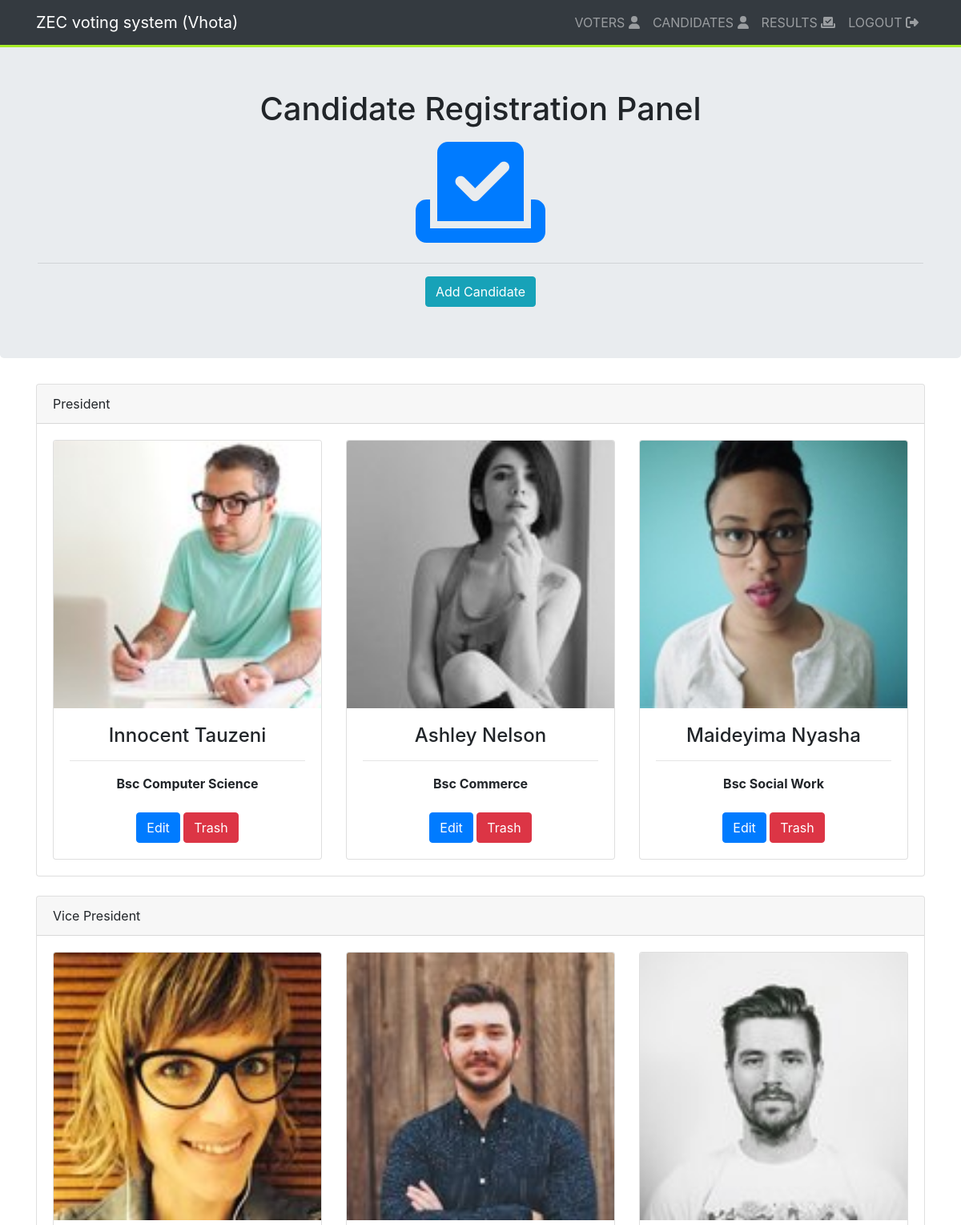
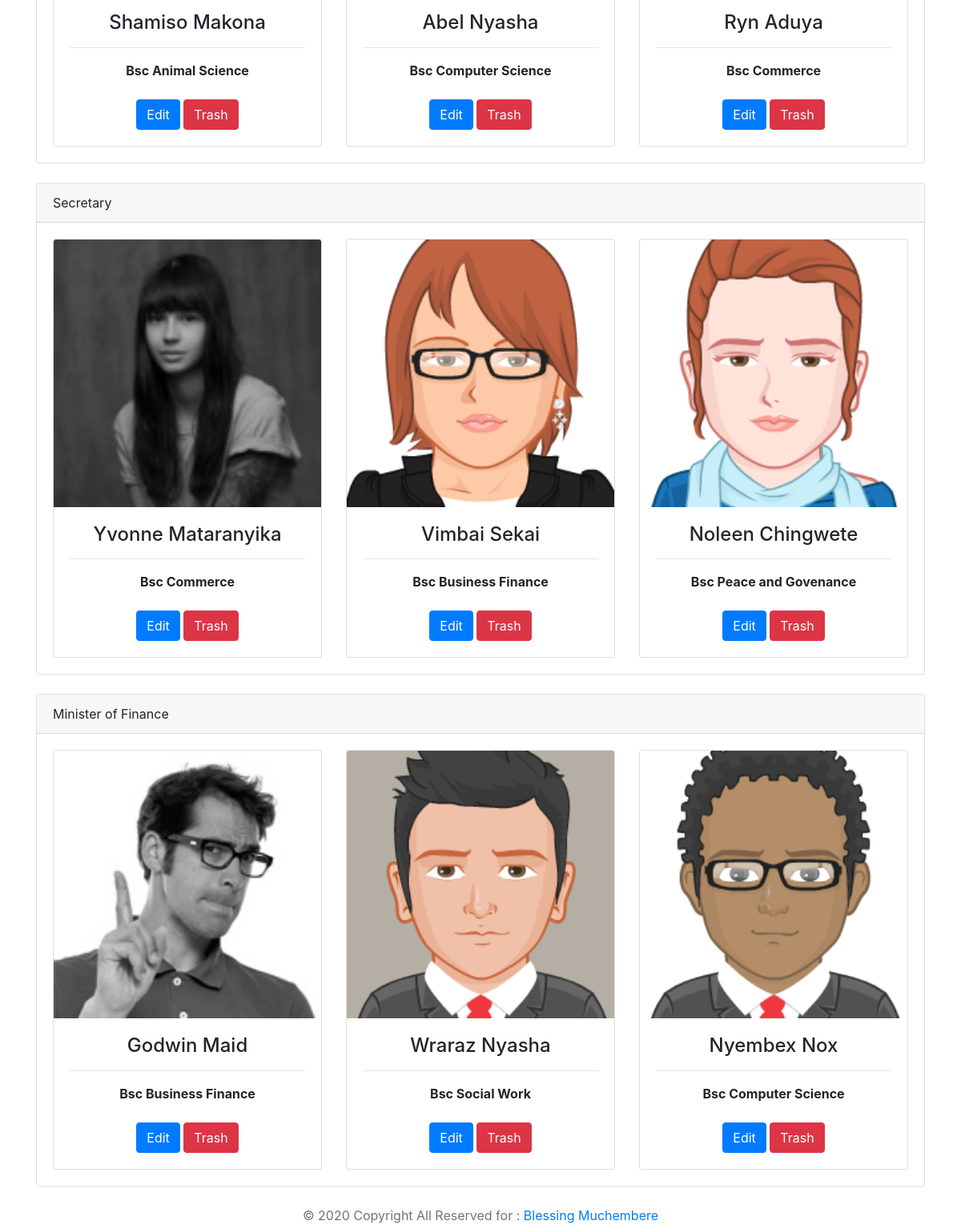
Page /Dash_Candidates.php (signed in) on the committed database (2 pictures, top to bottom).
### tables this page shows
CREATE TABLE `evocandidate` (
  `id` int(11) NOT NULL,
  `firstname` varchar(30) NOT NULL,
  `lastname` varchar(30) NOT NULL,
  `email` varchar(30) NOT NULL,
  `programme` varchar(30) NOT NULL,
  `gender` varchar(15) NOT NULL,
  `dob` varchar(30) NOT NULL,
  `address` varchar(330) NOT NULL,
  `phone` varchar(30) NOT NULL,
  `imageurl` text NOT NULL,
  `roleID` int(11) NOT NULL DEFAULT '0'
);

### classes/Database.php (called while the page is built, shortened)
<?php
class Database
{
    public function __construct()
    {
	    $host = 'localhost';
		$user = 'root';
		$pass = '';
		$db = 'evoteapp';
        try {
        	$this->conn = new PDO("mysql:host=$host;dbname=$db",$user,$pass);
        } catch (Exception $e) {
        	die(json_encode(array("message"=>"Cannot connect to DB", "response"=>false)));
        }
    }
}

### classes/Candidate.php (called while the page is built, shortened)
<?php
class Candidate{
    public  function getCandidatesPostionPresident()
    {
        $database = new Database();
        $role =1;
        $sql ="SELECT cd.id,CONCAT(cd.firstname,' ',cd.lastname) AS fullname,cd.programme,cd.gender,cd.phone,cd.imageurl,rol.id AS rolid,rol.code,rol.name FROM evocandidate cd INNER JOIN evoroles AS rol ON  cd.roleID = rol.id WHERE roleID =?";
        $stmt = $database->conn->prepare($sql);
        $stmt->execute(array($role));
        return $stmt->fetchAll(PDO::FETCH_ASSOC);
    }
    public  function getCandidatesPostionVicePresident()
    {
        $database = new Database();
        $role =2;
        $sql ="SELECT cd.id,CONCAT(cd.firstname,' ',cd.lastname) AS fullname,cd.programme,cd.gender,cd.phone,cd.imageurl,rol.id AS rolid,rol.code,rol.name FROM evocandidate cd INNER JOIN evoroles AS rol ON  cd.roleID = rol.id WHERE roleID =?";
        $stmt = $database->conn->prepare($sql);
        $stmt->execute(array($role));
        return $stmt->fetchAll(PDO::FETCH_ASSOC);
    }
    public  function getCandidatesPostionSecretary()
    {
        $database = new Database();
        $role =3;
        $sql ="SELECT cd.id,CONCAT(cd.firstname,' ',cd.lastname) AS fullname,cd.programme,cd.gender,cd.phone,cd.imageurl,rol.code,rol.id AS rolid,rol.name FROM evocandidate cd INNER JOIN evoroles AS rol ON  cd.roleID = rol.id WHERE roleID =?";
        $stmt = $database->conn->prepare($sql);
        $stmt->execute(array($role));
        return $stmt->fetchAll(PDO::FETCH_ASSOC);
    }
    public  function getCandidatesPostionFinance()
    {
        $database = new Database();
        $role =4;
        $sql ="SELECT cd.id,CONCAT(cd.firstname,' ',cd.lastname) AS fullname,cd.programme,cd.gender,cd.phone,cd.imageurl,rol.id AS rolid,rol.code,rol.name FROM evocandidate cd INNER JOIN evoroles AS rol ON  cd.roleID = rol.id WHERE roleID =?";
        $stmt = $database->conn->prepare($sql);
        $stmt->execute(array($role));
        return $stmt->fetchAll(PDO::FETCH_ASSOC);
    }
}

### Dash_Candidates.php (the view, shortened to what this page needs)
<?php
$candidate = new Candidate();
$President = $candidate->getCandidatesPostionPresident();
$VicePresident = $candidate->getCandidatesPostionVicePresident();
$Secretary = $candidate->getCandidatesPostionSecretary();
$Finance = $candidate->getCandidatesPostionFinance();
?>
<!DOCTYPE html>
<html lang="en">
<head>
    <link rel="stylesheet" href="./css/bootstrap.min.css">
    <link rel="stylesheet" href="./css/all.min.css">
	<link rel="stylesheet" href="css/style.css">
</head>
<body>
<nav class="navbar navbar-expand-md navbar-dark fixed-top bg-dark">
    <div class="container">
    <a class="navbar-brand" href="Dashboard.php">ZEC voting system (Vhota) </a>
			<div class="collapse navbar-collapse" id="navbarCollapse">
                <ul class="navbar-nav ml-auto">
					<li class="nav-item">
						<a class="nav-link" href="Dash_Voters.php">VOTERS <i class="fa fa-user"></i></span></a>
					</li>
					<li class="nav-item">
						<a class="nav-link" href="Dash_Candidates.php">CANDIDATES <i class="fa fa-user"></i></a>
                    </li>
                    <li class="nav-item">
						<a class="nav-link" href="Dash_Results.php">RESULTS <i class="fa fa-vote-yea"></i></a>
					</li>
					<li class="nav-item">
						<a class="nav-link" href="logout.php">LOGOUT <i class="fa fa-sign-out-alt"></i></a>
					</li>
				</ul>
			</div>
    </div>
</nav>
<section class="mt-lg-5">
<div class="jumbotron mt-lg-5 text-center">
<div class="container">
   <h1>Candidate Registration Panel </h1> <i class="fa fa-vote-yea fa-9x text-primary"></i><hr>
   <button type="submit" class="btn btn-info" data-toggle="modal" data-target="#modal-primary">Add Candidate</button>
</div>
</div>
</section>
<section>
<div class="container">
	<div class="row">
		<div class="col-md-12">
			<div class="card">
				<div class="card-header">President</div>
				<div class="card-body">
					<div class="row">
				<?php if ($President ==true): ?>
                 <?php foreach ($President as $president): ?>
				<div class="col-md-4">
					<div class="card text-center">
						<img class="card-img-top" src="<?php echo $president['imageurl']; ?>" alt="Card image cap">
						<div class="card-body">
							<h4 class="card-title"><?php echo $president['fullname']; ?></h4><hr>
							<b><?php echo $president['programme']; ?></b><br><br>
							<a href="<?php echo $president['id']; ?>" class="btn btn-primary">Edit</a>
							<a href="<?php echo $president['id']; ?>" class="btn btn-danger">Trash</a>
						</div>
					</div>
				</div>
				<?php endforeach ?>
                    <?php endif ?>
			     </div>
				</div>
			</div>
		</div>
	</div><br>
            	<div class="row">
            		<div class="col-md-12">
            			<div class="card">
            				<div class="card-header">Vice President</div>
            				<div class="card-body">
            					<div class="row">
            				<?php if ($VicePresident ==true): ?>
                             <?php foreach ($VicePresident as $vpresident): ?>
            				<div class="col-md-4">
            					<div class="card text-center">
            						<img class="card-img-top" src="<?php echo $vpresident['imageurl']; ?>" alt="Card image cap">
            						<div class="card-body">
            							<h4 class="card-title"><?php echo $vpresident['fullname']; ?></h4><hr>
            							<b><?php echo $vpresident['programme']; ?></b><br><br>
            							<a href="<?php echo $vpresident['id']; ?>" class="btn btn-primary">Edit</a>
    							<a href="<?php echo $finance['id']; ?>" class="btn btn-danger">Trash</a>
            						</div>
            					</div>
            				</div>
            				<?php endforeach ?>
                                    	<?php endif ?>
            			     </div>
            				</div>
            			</div>
            		</div>
            	</div><br>
    	<div class="row">
    		<div class="col-md-12">
    			<div class="card">
    				<div class="card-header">Secretary</div>
    				<div class="card-body">
    					<div class="row">
    					<?php if ($Secretary ==true): ?>
                         <?php foreach ($Secretary as $secret): ?>
    				<div class="col-md-4">
    					<div class="card text-center">
    						<img class="card-img-top" src="<?php echo $secret['imageurl']; ?>" alt="Card image cap">
    						<div class="card-body">
    							<h4 class="card-title"><?php echo $secret['fullname']; ?></h4><hr>
    							<b><?php echo $secret['programme']; ?></b><br><br>
    							<a href="<?php echo $secret['id']; ?>" class="btn btn-primary">Edit</a>
    							<a href="<?php echo $finance['id']; ?>" class="btn btn-danger">Trash</a>
    						</div>
    					</div>
    				</div>
    					<?php endforeach ?>
                    	<?php endif ?>
    			     </div>
    				</div>
    			</div>
    		</div>
    	</div><br>
    	<div class="row">
    		<div class="col-md-12">
    			<div class="card">
    				<div class="card-header">Minister of Finance</div>
    				<div class="card-body">
    					<div class="row">
    					<?php if ($Finance ==true): ?>
                         <?php foreach ($Finance as $finance): ?>
    				<div class="col-md-4">
    					<div class="card text-center">
    						<img class="card-img-top" src="<?php echo $finance['imageurl']; ?>" alt="Card image cap">
    						<div class="card-body">
    							<h4 class="card-title"><?php echo $finance['fullname']; ?></h4><hr>
    							<b><?php echo $finance['programme']; ?></b><br><br>
    							<a href="<?php echo $finance['id']; ?>" class="btn btn-primary">Edit</a>
    							<a href="<?php echo $finance['id']; ?>" class="btn btn-danger">Trash</a>
    						</div>
    					</div>
    				</div>
                    <?php endforeach ?>
                    <?php endif ?>
    			     </div>
    				</div>
    			</div>
    		</div>
    	</div><br>
</div>
</section>
<section class="text-center">
<footer class="footer">
			<div class="container">
				<span class="text-muted">&copy 2020 Copyright All Reserved for : <a href="https://www.telthemweb.co.zw">Blessing Muchembere</a></span>
			</div>
		</footer>
</section>
</body>
</html>

### css/style.css (style rules this page uses)
.navbar { border-bottom: 3px solid #a8ec28 !important; }

### rows in the picture
evocandidate: imageurl (picture), fullname "Innocent Tauzeni", programme "Bsc Computer Science"
evocandidate: imageurl (picture), fullname "Ashley Nelson", programme "Bsc Commerce"
evocandidate: imageurl (picture), fullname "Maideyima Nyasha", programme "Bsc Social Work"
evocandidate: imageurl (picture), fullname "Shamiso Makona", programme "Bsc Animal Science"
evocandidate: imageurl (picture), fullname "Abel Nyasha", programme "Bsc Computer Science"
evocandidate: imageurl (picture), fullname "Ryn Aduya", programme "Bsc Commerce"
evocandidate: imageurl (picture), fullname "Yvonne Mataranyika", programme "Bsc Commerce"
evocandidate: imageurl (picture), fullname "Vimbai Sekai", programme "Bsc Business Finance"
evocandidate: imageurl (picture), fullname "Noleen Chingwete", programme "Bsc Peace and Govenance"
evocandidate: imageurl (picture), fullname "Godwin Maid", programme "Bsc Business Finance"
evocandidate: imageurl (picture), fullname "Wraraz Nyasha", programme "Bsc Social Work"
evocandidate: imageurl (picture), fullname "Nyembex Nox", programme "Bsc Computer Science"
